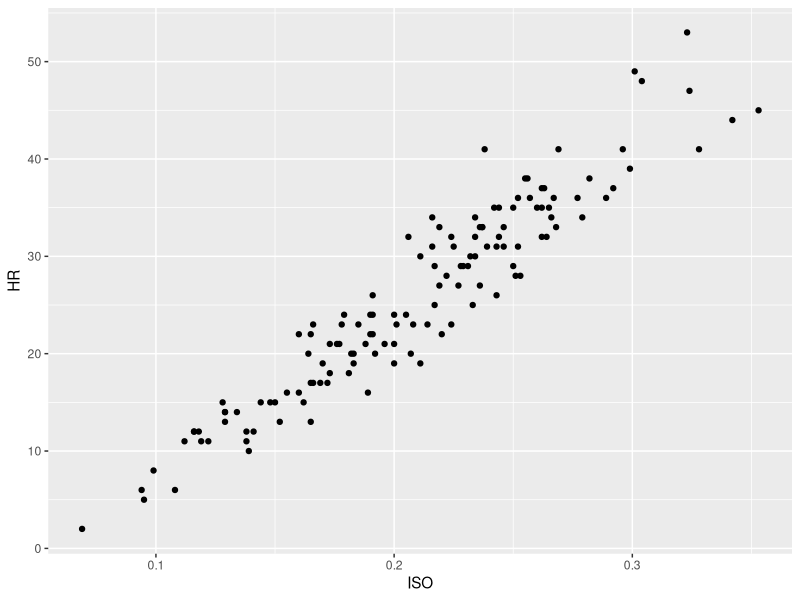

Here is the R script that generated this plot:
## ---- chunk 1
knitr::opts_chunk$set(echo = TRUE)
## ---- chunk 2
#install.packages("readr")
library(readr)
# set carolina baseball working directory
leaderboard <- read.csv(file = "data.csv", header = TRUE, sep = ",")
attach(leaderboard)
setwd("~/carolinabb1")
## ---- chunk 3
#install.packages("dplyr")
#install.packages("tidyverse")
library(dplyr)
library(tidyverse)
## ---- chunk 4
rockiesLeaders <- leaderboard %>% filter(leaderboard$Team == "Rockies")

notRockiesLeaders <- leaderboard %>% filter(leaderboard$Team != "Rockies") %>% arrange(desc(RBI))
notRockiesLeaders
## ---- chunk 5
notRockiesLeaders$rajStat <- notRockiesLeaders$SLG-notRockiesLeaders$AVG

notRockiesLeaders %>% select(Name, wOBA, everything()) %>% arrange(desc(rajStat))
## ---- chunk 6
pitchers19 <- read.csv(file = "pitchersdata.csv", header = TRUE, sep = ",")

pitchers18 = read.csv(file = "pitchers2018.csv", header = TRUE, sep = ",")

#pitchers <- rbind(pitchers19, pitchers18)
#pitchers%>%group_by(Name)%>%summarise(mean(W),mean(L))
## ---- chunk 7
#install.packages("ggplot2")
library(ggplot2)
ggplot(data = leaderboard, mapping = aes(x = ISO, y= HR))+ geom_point()
## ---- chunk 8
powerMod <- lm(HR~ISO+RBI, data = leaderboard)
summary(powerMod)
